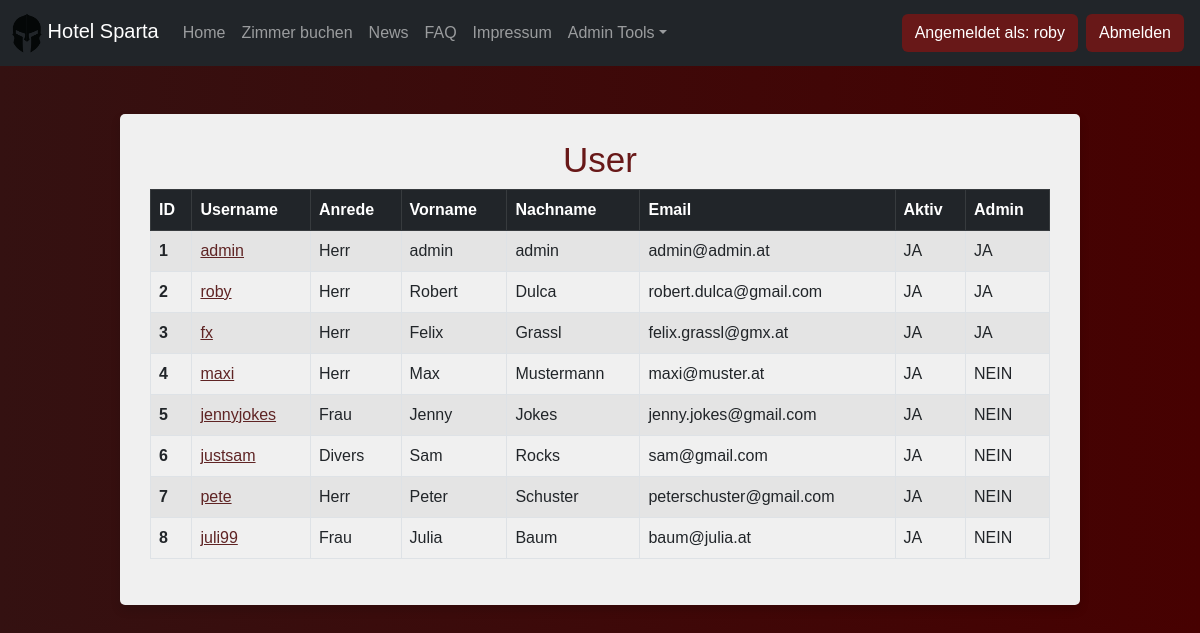
/pages/index.php?page=users (signed in), run on the app's committed database.
### tables this page shows
CREATE TABLE `personen` (
  `ID` int(11) NOT NULL,
  `vorname` varchar(64) NOT NULL,
  `nachname` varchar(64) NOT NULL,
  `username` varchar(64) NOT NULL,
  `email` varchar(64) NOT NULL,
  `passwort` varchar(60) NOT NULL,
  `anrede` varchar(8) NOT NULL,
  `admin` int(1) DEFAULT NULL,
  `aktiv` int(1) NOT NULL
);

### pages/users.php (the view, shortened to what this page needs)
<!DOCTYPE html>
<html>
<head>
    <?php
    include 'head.php';
        ?>
    <link rel="stylesheet" href="stylesheet.css" type="text/css">
</head>
<body>
    <div class="container mt-5" id="main">
    <h1 class="title">User</h1>
        <div class="table-responsive">
           <table class="table table-bordered table-striped">
                <thead class="table-dark">
                    <tr>
                    <th scope="col">ID</th>
                    <th scope="col">Username</th>
                    <th scope="col">Anrede</th>
                    <th scope="col">Vorname</th>
                    <th scope="col">Nachname</th>
                    <th scope="col">Email</th>
                    <th scope="col">Aktiv</th>
                    <th scope="col">Admin</th>
                    </tr>
                </thead>
                <tbody>
                    <?php
                    require("dbaccess.php");
                    $stmt = $con->prepare("SELECT * FROM `personen`");
                    $stmt->execute();
                    while($row = $stmt->fetch()){
                        ?>
                        <tr>
                        <th scope="row"><?php echo $row["ID"] ?></th>
                        <td><a class="link" href="index.php?page=edituser&ID=<?php echo $row["ID"]?>"><?php echo $row["username"]?></a> </td>
                        <td><?php echo $row["anrede"] ?></td>
                        <td><?php echo $row["vorname"] ?></td>
                        <td><?php echo $row["nachname"] ?></td>
                        <td><?php echo $row["email"] ?></td>
                        <td><?php if($row["aktiv"]== 1){echo "JA";} else {echo "NEIN";}?></td>
                        <td><?php if($row["admin"]== 1){echo "JA";} else {echo "NEIN";}?></td>
                        </tr>
                        <?php
                    }
                    ?>
                </tbody>
            </table>
        </div>
    </div>
</body>
</html>

### pages/stylesheet.css (style rules this page uses)
body { background: linear-gradient(90deg, #341111, #470101); }
.container { max-width: 80%; width: 100%; background-color: rgb(240, 240, 240); padding: 25px 30px; border-radius: 5px; box-shadow: 0 5px 10px rgba(0, 0, 0, 0.15); margin-bottom: 20px; padding-bottom: 30px; }
.title { font-size: 35px; font-weight: 500; color: #681818; text-align: center; }
th:first-child { border-radius: 20px 0 20 0; }
.link { color: #5f2424; }

### pages/head.php (style rules this page uses)
* { font-family: 'Poppins',sans-serif; }

### data on the page
personen: ID "1", username "admin", anrede "Herr", vorname "admin", nachname "admin", email "admin@admin.at", aktiv "JA", admin "JA"
personen: ID "2", username "roby", anrede "Herr", vorname "Robert", nachname "Dulca", email "robert.dulca@gmail.com", aktiv "JA", admin "JA"
personen: ID "3", username "fx", anrede "Herr", vorname "Felix", nachname "Grassl", email "felix.grassl@gmx.at", aktiv "JA", admin "JA"
personen: ID "4", username "maxi", anrede "Herr", vorname "Max", nachname "Mustermann", email "maxi@muster.at", aktiv "JA", shows "NEIN"
personen: ID "5", username "jennyjokes", anrede "Frau", vorname "Jenny", nachname "Jokes", email "jenny.jokes@gmail.com", aktiv "JA", shows "NEIN"
personen: ID "6", username "justsam", anrede "Divers", vorname "Sam", nachname "Rocks", email "sam@gmail.com", aktiv "JA", shows "NEIN"
personen: ID "7", username "pete", anrede "Herr", vorname "Peter", nachname "Schuster", email "peterschuster@gmail.com", aktiv "JA", shows "NEIN"
personen: ID "8", username "juli99", anrede "Frau", vorname "Julia", nachname "Baum", email "baum@julia.at", aktiv "JA", shows "NEIN"

### other printed values
$_SESSION["username"] "roby"
